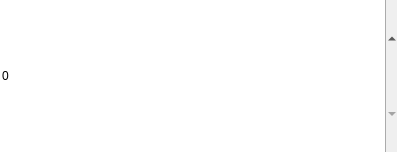
<?xml version="1.0" encoding="UTF-8"?>
<ui version="4.0">
 <class>IntEditorWidget</class>
 <widget class="QWidget" name="IntEditorWidget">
  <property name="geometry">
   <rect>
    <x>0</x>
    <y>0</y>
    <width>397</width>
    <height>152</height>
   </rect>
  </property>
  <property name="windowTitle">
   <string>Form</string>
  </property>
  <property name="autoFillBackground">
   <bool>true</bool>
  </property>
  <layout class="QVBoxLayout" name="verticalLayout">
   <property name="spacing">
    <number>0</number>
   </property>
   <property name="leftMargin">
    <number>0</number>
   </property>
   <property name="topMargin">
    <number>0</number>
   </property>
   <property name="rightMargin">
    <number>0</number>
   </property>
   <property name="bottomMargin">
    <number>0</number>
   </property>
   <item>
    <widget class="QSpinBox" name="spinBox">
     <property name="sizePolicy">
      <sizepolicy hsizetype="Minimum" vsizetype="Expanding">
       <horstretch>0</horstretch>
       <verstretch>0</verstretch>
      </sizepolicy>
     </property>
     <property name="frame">
      <bool>false</bool>
     </property>
    </widget>
   </item>
  </layout>
 </widget>
 <resources/>
 <connections/>
</ui>
